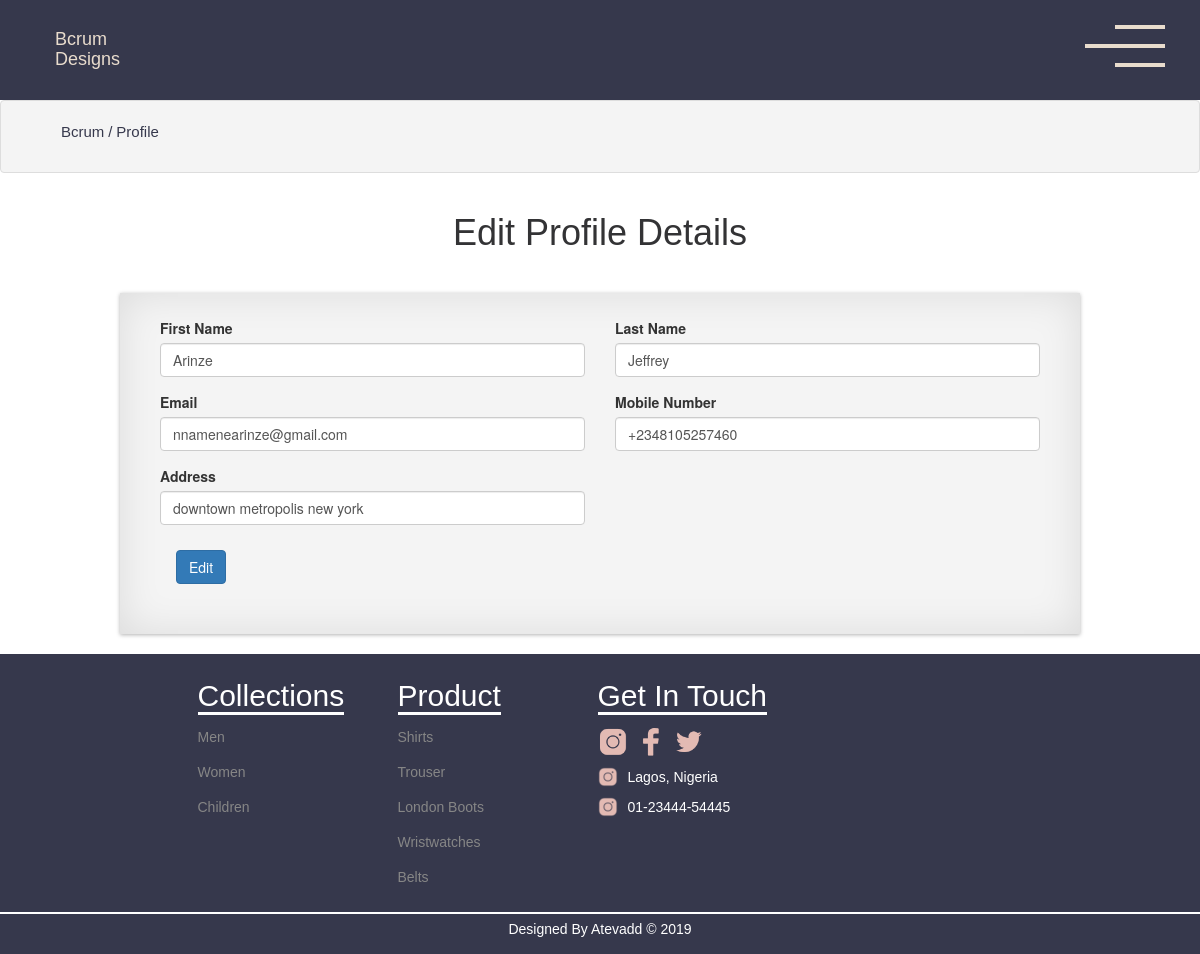
Screenshot of /profile (signed in) with the database file from the repository.
### bcrum/models.py (models this page shows, shortened)
class Users(db.Model, UserMixin):
    id = db.Column(db.Integer, primary_key=True, nullable=False)
    first_name = db.Column(db.String(200))
    last_name = db.Column(db.String(200))
    email = db.Column(db.String(200), unique=True)
    user_role = db.Column(db.String(200), default="customer")
    password = db.Column(db.String(200))
    mobile_number = db.Column(db.String(200))
    address = db.Column(db.String(200))
    order_status = db.Column(db.String(200), default='Pending')
    orders = db.relationship('Order', backref='customer')

### bcrum/routes.py (the view, shortened to what this page needs)
@login_required
@app.route('/profile', methods=['GET','POST'])
def profile():
    user = Users.query.filter_by(id=current_user.id).first()
    return render_template('profile.html', current_user=current_user,title="Profile")

### bcrum/models.py (called while the page is built)
@login_manager.user_loader
def admin(user_id):
    return Users.query.get(int(user_id))

### bcrum/templates/profile.html
{%extends "base.html"%} {%block contents%}
<div class="smalltext">
    <h1>Edit Profile Details</h1>
</div>
<div class="order-container">
    <div class="order-form">
        <form action="" method="POST">
            <div class="form-group col-md-6">
                <label>First Name</label>
                <input type="text" value="{{current_user.first_name}}" class="form-control" name="fname" placeholder="First Name">
            </div>
            <div class="form-group col-md-6">
                <label>Last Name</label>
                <input type="text" class="form-control" value="{{current_user.last_name}}" name="lname" placeholder="Last Name">
            </div>
            <div class="form-group col-md-6">
                <label>Email</label>
                <input type="text" class="form-control" value="{{current_user.email}}" name="email" placeholder="Email">
            </div>
            <div class="form-group col-md-6">
                <label>Mobile Number</label>
                <input type="text" class="form-control" value="{{current_user.mobile_number}}" name="phoneNo" placeholder="Mobile Number">
            </div>
            <div class="form-group col-md-6">
                <label for="">Address</label>
                <input type="text" class="form-control" value="{{current_user.address}}" name="address" placeholder="Adress">
            </div>
            <div class="col-md-12 ">
                <div class="form-group col-md-6 btn-lg">
                    <input type="submit" value="Edit" class="btn btn-primary">
                </div>
            </div>
        </form>
    </div>
</div>
{%endblock%}

### bcrum/static/css/main.css (style rules this page uses)
* { margin: 0; padding: 0; box-sizing: border-box; }
.order-container { position: relative; width: 80%; height: auto; margin: 20px auto; background-repeat: no-repeat; background-size: cover; display: flex; padding: 15px; background-color: #f4f4f4; box-shadow: 0 1px 4px rgba(0, 0, 0, 0.3), 0 0 40px rgba(0, 0, 0, 0.1) inset; }
.order-form { width: 100%; height: 100%; padding: 10px; }
.smalltext { width: 40%; margin: 40px auto; text-align: center; font-family: 'nunito', sans-serif; color: #333335; font-size: 1.8rem; }

### rows the page displays
Users: fname "Arinze", lname "Jeffrey", email "nnamenearinze@gmail.com", phoneNo "+2348105257460", address "downtown metropolis new york"

### other values shown
{{ title }} "Profile"
